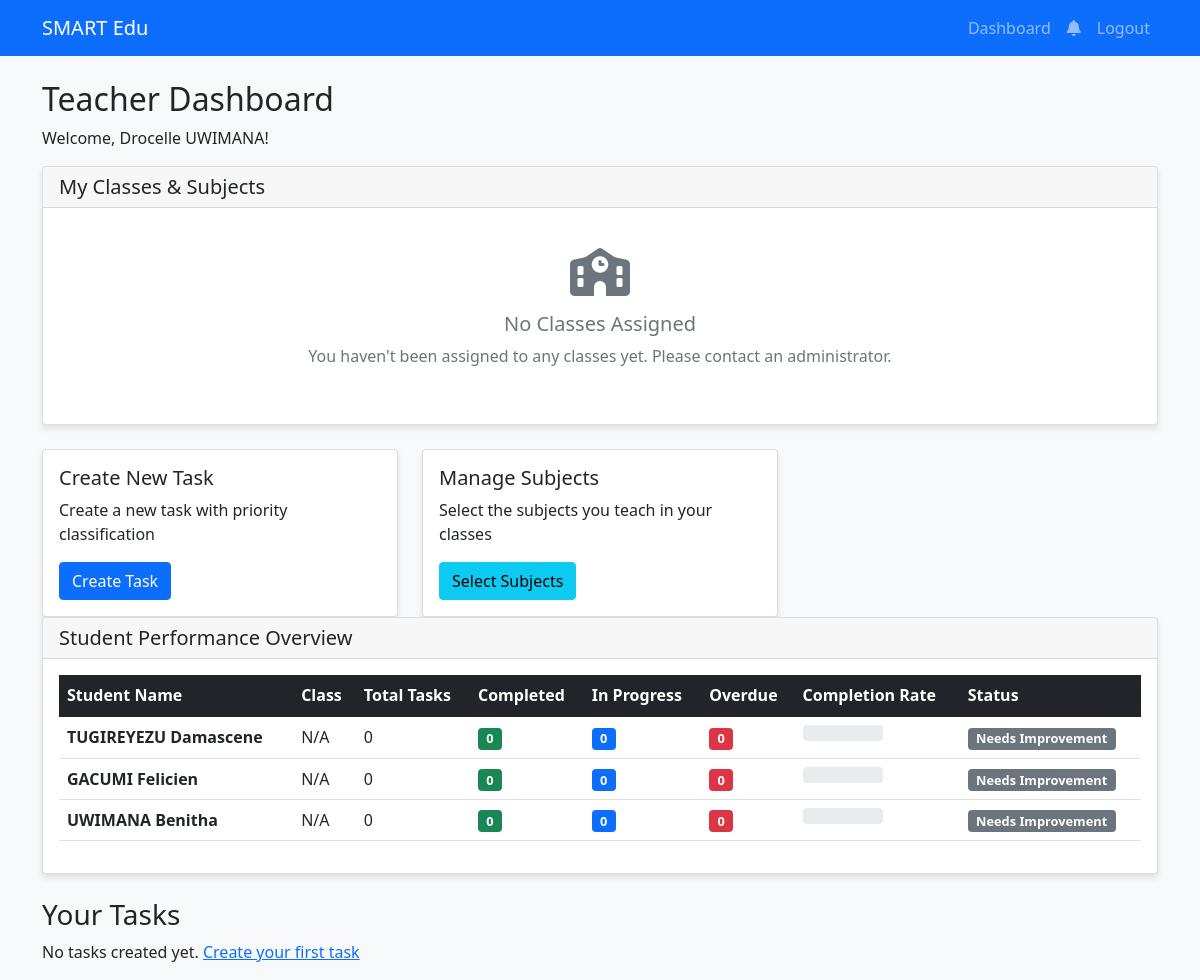
The app's page /dashboard (signed in) with its own data.
### models/models.py (models this page shows, shortened)
class User(UserMixin, db.Model):
    id = db.Column(db.Integer, primary_key=True)
    name = db.Column(db.String(100), nullable=False)
    email = db.Column(db.String(120), unique=True, nullable=False)
    password_hash = db.Column(db.String(128), nullable=False)
    user_type = db.Column(db.String(20), nullable=False)  # 'teacher', 'student', or 'admin'
    subject = db.Column(db.String(100))  # for teachers
    class_id = db.Column(db.Integer, db.ForeignKey('class.id'))  # for students
    created_at = db.Column(db.DateTime, default=datetime.utcnow)
    created_tasks = db.relationship('Task', backref='creator', lazy=True)
    assignments = db.relationship('Assignment', backref='student', lazy=True)
    selected_subjects = db.relationship('Subject', secondary=teacher_subjects, backref='teaching_teachers', lazy=True)

### app/main.py (the view, shortened to what this page needs)
@main.route('/dashboard')
@login_required
def dashboard():
    if not current_user.is_authenticated:
        flash('Please log in to access this page.')
        return redirect(url_for('auth.login'))
    if current_user.user_type == 'teacher':
        tasks = Task.query.filter_by(created_by=current_user.id).all()
        from models.models import User
        students = User.query.filter_by(user_type='student').all()
        student_stats = []
        for student in students:
            assignments = Assignment.query.filter_by(student_id=student.id).all()
            assignments = [a for a in assignments if a.task is not None]
            total_tasks = len(assignments)
            completed_tasks = len([a for a in assignments if a.status == 'completed'])
            in_progress_tasks = len([a for a in assignments if a.status == 'in_progress'])
            overdue_tasks = len([a for a in assignments if a.is_overdue])
            student_stats.append({
                'student': student,
                'total_tasks': total_tasks,
                'completed_tasks': completed_tasks,
                'in_progress_tasks': in_progress_tasks,
                'overdue_tasks': overdue_tasks,
                'completion_rate': (completed_tasks / total_tasks * 100) if total_tasks > 0 else 0
            })
        return render_template('teacher_dashboard.html', tasks=tasks, student_stats=student_stats)
    elif current_user.user_type == 'admin':
        return redirect(url_for('admin.dashboard'))
    else:
        flash('Invalid user type. Please contact administrator.')
        return redirect(url_for('main.index'))

### models/models.py (called while the page is built)
@login_manager.user_loader
def load_user(user_id):
    return User.query.get(int(user_id))

### templates/teacher_dashboard.html (shortened to what this page needs)
{% extends "base.html" %}
{% block content %}
<h2>Teacher Dashboard</h2>
<p>Welcome, {{ current_user.name }}!</p>
<div class="row mb-4">
    <div class="col">
        <div class="card">
            <div class="card-header">
                <h5 class="mb-0">My Classes & Subjects</h5>
            </div>
            <div class="card-body">
                {% if teacher_classes_info %}
                <div class="row">
                    {% for class_info in teacher_classes_info %}
                    <div class="col-md-6 mb-3">
                        <div class="card border-primary">
                            <div class="card-header bg-primary text-white">
                                <h6 class="mb-0">{{ class_info.class.name }}</h6>
                            </div>
                            <div class="card-body">
                                {% if class_info.teaching_subjects %}
                                <p class="mb-2"><strong>Teaching Subjects:</strong></p>
                                <div class="d-flex flex-wrap gap-1">
                                    {% for subject in class_info.teaching_subjects %}
                                    <span class="badge bg-success">{{ subject.name }}</span>
                                    {% endfor %}
                                </div>
                                {% endif %}
                                {% if class_info.available_subjects %}
                                <p class="mb-2 mt-2"><strong>All Available Subjects:</strong></p>
                                <div class="d-flex flex-wrap gap-1">
                                    {% for subject in class_info.available_subjects %}
                                    {% if subject.id in current_user.selected_subjects|map(attribute='id')|list %}
                                    <span class="badge bg-success">{{ subject.name }}</span>
                                    {% else %}
                                    <span class="badge bg-info">{{ subject.name }}</span>
                                    {% endif %}
                                    {% endfor %}
                                </div>
                                {% else %}
                                <p class="text-muted">No subjects assigned to this class yet.</p>
                                {% endif %}
                                <hr>
                                <p class="mb-1"><strong>Students:</strong> {{ class_info.student_count }}</p>
                            </div>
                        </div>
                    </div>
                    {% endfor %}
                </div>
                {% else %}
                <div class="text-center py-4">
                    <i class="fas fa-school fa-3x text-muted mb-3"></i>
                    <h5 class="text-muted">No Classes Assigned</h5>
                    <p class="text-muted">You haven't been assigned to any classes yet. Please contact an administrator.</p>
                </div>
                {% endif %}
            </div>
        </div>
    </div>
</div>
<div class="row">
    <div class="col-md-4">
        <div class="card">
            <div class="card-body">
                <h5 class="card-title">Create New Task</h5>
                <p class="card-text">Create a new task with priority classification</p>
                <a href="{{ url_for('teacher.create_task') }}" class="btn btn-primary">Create Task</a>
            </div>
        </div>
    </div>
    <div class="col-md-4">
        <div class="card">
            <div class="card-body">
                <h5 class="card-title">Manage Subjects</h5>
                <p class="card-text">Select the subjects you teach in your classes</p>
                <a href="{{ url_for('teacher.select_subjects') }}" class="btn btn-info">Select Subjects</a>
            </div>
        </div>
    </div>
</div>
<div class="row mb-4">
    <div class="col">
        <div class="card">
            <div class="card-header">
                <h5 class="mb-0">Student Performance Overview</h5>
            </div>
            <div class="card-body">
                {% if student_stats %}
                <div class="table-responsive">
                    <table class="table table-hover">
                        <thead class="table-dark">
                            <tr>
                                <th>Student Name</th>
                                <th>Class</th>
                                <th>Total Tasks</th>
                                <th>Completed</th>
                                <th>In Progress</th>
                                <th>Overdue</th>
                                <th>Completion Rate</th>
                                <th>Status</th>
                            </tr>
                        </thead>
                        <tbody>
                            {% for stat in student_stats %}
                            <tr>
                                <td><strong>{{ stat.student.name }}</strong></td>
                                <td>{{ stat.student.class_name or 'N/A' }}</td>
                                <td>{{ stat.total_tasks }}</td>
                                <td>
                                    <span class="badge bg-success">{{ stat.completed_tasks }}</span>
                                </td>
                                <td>
                                    <span class="badge bg-primary">{{ stat.in_progress_tasks }}</span>
                                </td>
                                <td>
                                    <span class="badge bg-danger">{{ stat.overdue_tasks }}</span>
                                </td>
                                <td>
                                    <div class="progress" style="width: 80px;">
                                    </div>
                                </td>
                                <td>
                                    {% if stat.overdue_tasks > 0 %}
                                        <span class="badge bg-warning">Needs Attention</span>
                                    {% elif stat.completion_rate >= 80 %}
                                        <span class="badge bg-success">Excellent</span>
                                    {% elif stat.completion_rate >= 60 %}
                                        <span class="badge bg-info">Good</span>
                                    {% else %}
                                        <span class="badge bg-secondary">Needs Improvement</span>
                                    {% endif %}
                                </td>
                            </tr>
                            {% endfor %}
                        </tbody>
                    </table>
                </div>
                {% else %}
                <div class="text-center py-4">
                    <i class="fas fa-users fa-3x text-muted mb-3"></i>
                    <h5 class="text-muted">No Students Registered</h5>
                    <p class="text-muted">Students will appear here once they register.</p>
                </div>
                {% endif %}
            </div>
        </div>
    </div>
</div>
<h3 class="mt-4">Your Tasks</h3>
{% if tasks %}
<table class="table">
    <thead>
        <tr>
            <th>Title</th>
            <th>Priority</th>
            <th>Deadline</th>
            <th>Actions</th>
        </tr>
    </thead>
    <tbody>
        {% for task in tasks %}
        <tr>
            <td>{{ task.title }}</td>
            <td>
                <span class="badge
                    {% if task.priority == 'urgent_important' %}bg-danger
                    {% elif task.priority == 'high_priority' %}bg-warning
                    {% elif task.priority == 'medium_priority' %}bg-info
                    {% else %}bg-secondary{% endif %}">
                    {{ task.priority.replace('_', ' ').title() }}
                </span>
            </td>
            <td>{{ task.deadline.strftime('%Y-%m-%d %H:%M') }}</td>
            <td>
                <a href="{{ url_for('teacher.task_progress', task_id=task.id) }}" class="btn btn-sm btn-info">Progress</a>
                <a href="{{ url_for('teacher.review_submissions', task_id=task.id) }}" class="btn btn-sm btn-success">Review</a>
                <a href="{{ url_for('teacher.edit_task', task_id=task.id) }}" class="btn btn-sm btn-warning">Edit</a>
                <form action="{{ url_for('teacher.delete_task', task_id=task.id) }}" method="post" style="display: inline;">
                    <button type="submit" class="btn btn-sm btn-danger" onclick="return confirm('Are you sure you want to delete this task? This will also delete all submissions and assignments.')">Delete</button>
                </form>
            </td>
        </tr>
        {% endfor %}
    </tbody>
</table>
{% else %}
<p>No tasks created yet. <a href="{{ url_for('teacher.create_task') }}">Create your first task</a></p>
{% endif %}
{% endblock %}

### static/style.css (style rules this page uses)
body { background-color: #f8f9fa; }
.card { box-shadow: 0 4px 6px rgba(0, 0, 0, 0.1); }
.table { background-color: white; }
.badge { font-size: 0.8em; }

### records on screen
User: name "Drocelle UWIMANA"
User: student.name "TUGIREYEZU Damascene"
User: student.name "GACUMI Felicien"
User: student.name "UWIMANA Benitha"

### other values on screen
{{ stat.student.class_name or 'N/A' }} "N/A" "N/A" "N/A"
{{ stat.total_tasks }} "0" "0" "0"
{{ stat.completed_tasks }} "0" "0" "0"
{{ stat.in_progress_tasks }} "0" "0" "0"
{{ stat.overdue_tasks }} "0" "0" "0"
